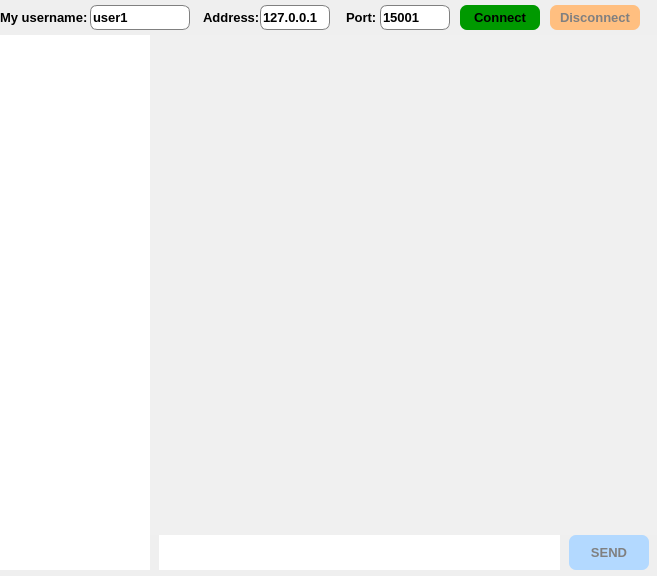
<?xml version="1.0" encoding="UTF-8"?>
<ui version="4.0">
 <class>MainWindow</class>
 <widget class="QMainWindow" name="MainWindow">
  <property name="enabled">
   <bool>true</bool>
  </property>
  <property name="geometry">
   <rect>
    <x>0</x>
    <y>0</y>
    <width>657</width>
    <height>576</height>
   </rect>
  </property>
  <property name="windowTitle">
   <string>Messenger</string>
  </property>
  <property name="styleSheet">
   <string notr="true"/>
  </property>
  <widget class="QWidget" name="centralwidget">
   <widget class="QTextEdit" name="typeMessage">
    <property name="geometry">
     <rect>
      <x>159</x>
      <y>535</y>
      <width>401</width>
      <height>35</height>
     </rect>
    </property>
    <property name="font">
     <font>
      <family>Segoe UI</family>
      <pointsize>10</pointsize>
      <italic>false</italic>
      <bold>false</bold>
     </font>
    </property>
    <property name="styleSheet">
     <string notr="true">border: transparent;</string>
    </property>
   </widget>
   <widget class="QPushButton" name="sendButton">
    <property name="enabled">
     <bool>false</bool>
    </property>
    <property name="geometry">
     <rect>
      <x>569</x>
      <y>535</y>
      <width>80</width>
      <height>35</height>
     </rect>
    </property>
    <property name="font">
     <font>
      <pointsize>10</pointsize>
      <bold>true</bold>
     </font>
    </property>
    <property name="styleSheet">
     <string notr="true">QPushButton
{	
	background-color: #3399ff;
	color: black;
	border-radius: 7px;
}
QPushButton:disabled
{
	background-color:#b3d9ff;
	color: grey;
}
</string>
    </property>
    <property name="text">
     <string>SEND</string>
    </property>
   </widget>
   <widget class="QListWidget" name="sessionsList">
    <property name="geometry">
     <rect>
      <x>0</x>
      <y>35</y>
      <width>150</width>
      <height>535</height>
     </rect>
    </property>
    <property name="font">
     <font>
      <pointsize>12</pointsize>
     </font>
    </property>
    <property name="styleSheet">
     <string notr="true">border: transparent;</string>
    </property>
   </widget>
   <widget class="QLabel" name="myUsernameLabel">
    <property name="geometry">
     <rect>
      <x>0</x>
      <y>5</y>
      <width>100</width>
      <height>25</height>
     </rect>
    </property>
    <property name="font">
     <font>
      <pointsize>10</pointsize>
      <bold>true</bold>
     </font>
    </property>
    <property name="styleSheet">
     <string notr="true">border: transparent;
</string>
    </property>
    <property name="text">
     <string>My username: </string>
    </property>
   </widget>
   <widget class="QLineEdit" name="myUsernameEdit">
    <property name="geometry">
     <rect>
      <x>90</x>
      <y>5</y>
      <width>100</width>
      <height>25</height>
     </rect>
    </property>
    <property name="font">
     <font>
      <pointsize>10</pointsize>
      <bold>true</bold>
     </font>
    </property>
    <property name="styleSheet">
     <string notr="true">border: 1px solid grey;
border-radius: 7px;</string>
    </property>
    <property name="text">
     <string>user1</string>
    </property>
   </widget>
   <widget class="QLabel" name="addressLabel">
    <property name="geometry">
     <rect>
      <x>203</x>
      <y>5</y>
      <width>70</width>
      <height>25</height>
     </rect>
    </property>
    <property name="font">
     <font>
      <pointsize>10</pointsize>
      <bold>true</bold>
     </font>
    </property>
    <property name="styleSheet">
     <string notr="true">border: transparent;
</string>
    </property>
    <property name="text">
     <string>Address: </string>
    </property>
   </widget>
   <widget class="QLineEdit" name="addressEdit">
    <property name="geometry">
     <rect>
      <x>260</x>
      <y>5</y>
      <width>70</width>
      <height>25</height>
     </rect>
    </property>
    <property name="font">
     <font>
      <pointsize>10</pointsize>
      <bold>true</bold>
     </font>
    </property>
    <property name="styleSheet">
     <string notr="true">border: 1px solid grey;
border-radius: 7px;</string>
    </property>
    <property name="text">
     <string>127.0.0.1</string>
    </property>
   </widget>
   <widget class="QLabel" name="portLabel">
    <property name="geometry">
     <rect>
      <x>346</x>
      <y>5</y>
      <width>50</width>
      <height>25</height>
     </rect>
    </property>
    <property name="font">
     <font>
      <pointsize>10</pointsize>
      <bold>true</bold>
     </font>
    </property>
    <property name="styleSheet">
     <string notr="true">border: transparent;
</string>
    </property>
    <property name="text">
     <string>Port:</string>
    </property>
   </widget>
   <widget class="QLineEdit" name="portEdit">
    <property name="geometry">
     <rect>
      <x>380</x>
      <y>5</y>
      <width>70</width>
      <height>25</height>
     </rect>
    </property>
    <property name="font">
     <font>
      <pointsize>10</pointsize>
      <bold>true</bold>
     </font>
    </property>
    <property name="styleSheet">
     <string notr="true">border: 1px solid grey;
border-radius: 7px;</string>
    </property>
    <property name="text">
     <string>15001</string>
    </property>
   </widget>
   <widget class="QPushButton" name="connectButton">
    <property name="geometry">
     <rect>
      <x>460</x>
      <y>5</y>
      <width>80</width>
      <height>25</height>
     </rect>
    </property>
    <property name="font">
     <font>
      <pointsize>10</pointsize>
      <bold>true</bold>
     </font>
    </property>
    <property name="styleSheet">
     <string notr="true">QPushButton 
{	
	background-color: #009900;
	color: black;
	border-radius: 7px;
}

QPushButton:pressed 
{
  background-color: green;
}

QPushButton:disabled
{
  background-color:#a8d194;
  border-radius: 7px;
  color: grey;
}
</string>
    </property>
    <property name="text">
     <string>Connect</string>
    </property>
   </widget>
   <widget class="QPushButton" name="disconnectButton">
    <property name="enabled">
     <bool>false</bool>
    </property>
    <property name="geometry">
     <rect>
      <x>550</x>
      <y>5</y>
      <width>90</width>
      <height>25</height>
     </rect>
    </property>
    <property name="font">
     <font>
      <pointsize>10</pointsize>
      <bold>true</bold>
     </font>
    </property>
    <property name="styleSheet">
     <string notr="true">QPushButton
{
	background-color:  #ff9933;
	color: black;
	border-radius: 7px;
}

QPushButton:disabled
{
  background-color:#ffbf80;
  border-radius: 7px;
  color: grey;
}</string>
    </property>
    <property name="text">
     <string>Disсonnect</string>
    </property>
   </widget>
   <widget class="QTextEdit" name="feed">
    <property name="geometry">
     <rect>
      <x>150</x>
      <y>35</y>
      <width>510</width>
      <height>500</height>
     </rect>
    </property>
    <property name="font">
     <font>
      <pointsize>12</pointsize>
     </font>
    </property>
    <property name="styleSheet">
     <string notr="true">border: transparent;
background-color: #f0f0f0;</string>
    </property>
    <property name="readOnly">
     <bool>true</bool>
    </property>
   </widget>
  </widget>
  <action name="actiondfhg">
   <property name="text">
    <string>Exit chat</string>
   </property>
  </action>
  <action name="actiondf">
   <property name="text">
    <string>Create session</string>
   </property>
  </action>
 </widget>
 <resources/>
 <connections/>
</ui>
